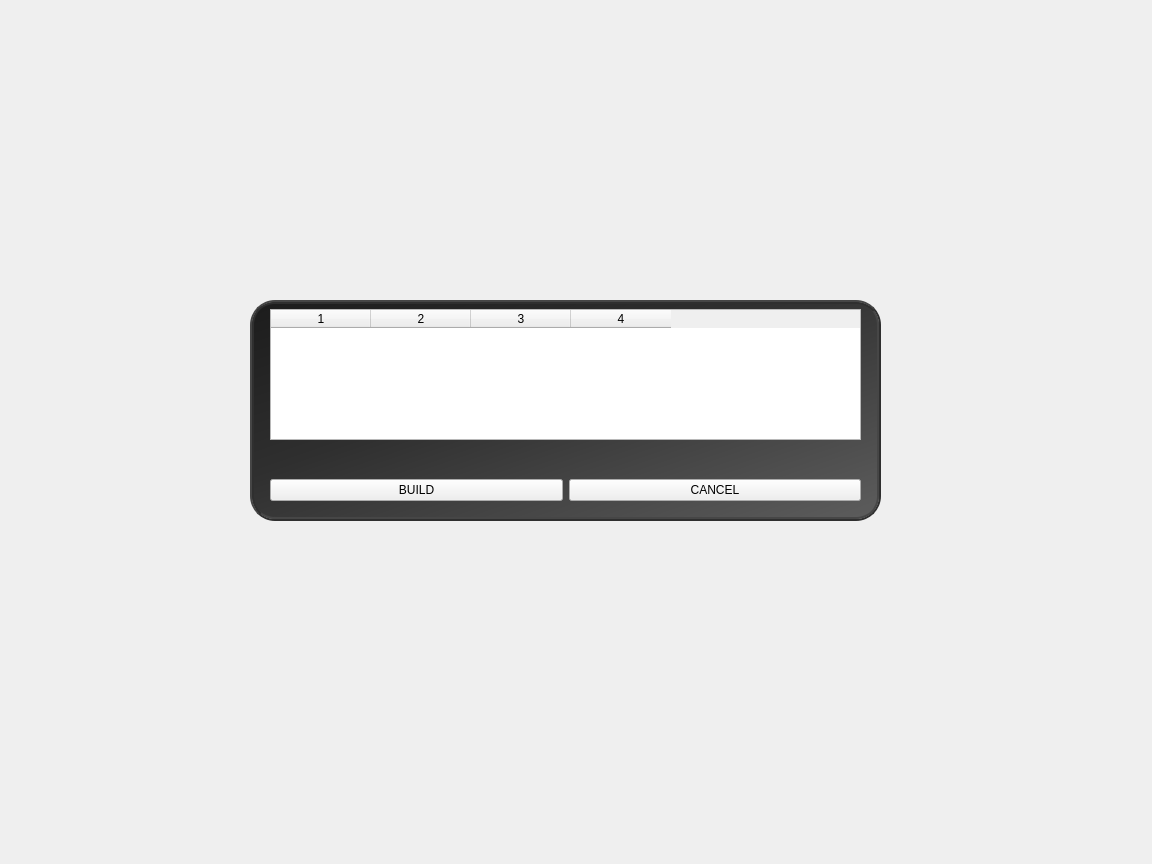
<?xml version="1.0" encoding="UTF-8"?>
<ui version="4.0">
 <class>build</class>
 <widget class="QWidget" name="build">
  <property name="geometry">
   <rect>
    <x>0</x>
    <y>0</y>
    <width>1152</width>
    <height>864</height>
   </rect>
  </property>
  <property name="windowTitle">
   <string>Form</string>
  </property>
  <widget class="QWidget" name="verticalLayoutWidget">
   <property name="geometry">
    <rect>
     <x>0</x>
     <y>0</y>
     <width>1131</width>
     <height>841</height>
    </rect>
   </property>
   <layout class="QGridLayout" name="gridLayout_2">
    <property name="leftMargin">
     <number>250</number>
    </property>
    <property name="topMargin">
     <number>300</number>
    </property>
    <property name="rightMargin">
     <number>250</number>
    </property>
    <property name="bottomMargin">
     <number>320</number>
    </property>
    <property name="spacing">
     <number>0</number>
    </property>
    <item row="2" column="0">
     <widget class="QFrame" name="frame">
      <property name="styleSheet">
       <string notr="true">#frame {border:4px ridge #2F2F2F; border-radius:25px; background-image:url(&quot;&quot;); background: qlineargradient(x1:0, y1:0, x2:1, y2:1, stop:0 #1C1C1C, stop: 0.4 #2F2F2F, stop:1 #5D5D5D)}

 QLineEdit{border-radius:5px; border:2px solid white}</string>
      </property>
      <property name="frameShape">
       <enum>QFrame::StyledPanel</enum>
      </property>
      <property name="frameShadow">
       <enum>QFrame::Raised</enum>
      </property>
      <widget class="QWidget" name="horizontalLayoutWidget">
       <property name="geometry">
        <rect>
         <x>20</x>
         <y>170</y>
         <width>591</width>
         <height>41</height>
        </rect>
       </property>
       <layout class="QHBoxLayout" name="horizontalLayout">
        <item>
         <widget class="QPushButton" name="buildButton">
          <property name="text">
           <string>BUILD</string>
          </property>
         </widget>
        </item>
        <item>
         <widget class="QPushButton" name="cancelButton">
          <property name="text">
           <string>CANCEL</string>
          </property>
         </widget>
        </item>
       </layout>
      </widget>
      <widget class="QWidget" name="horizontalLayoutWidget_2">
       <property name="geometry">
        <rect>
         <x>20</x>
         <y>9</y>
         <width>591</width>
         <height>131</height>
        </rect>
       </property>
       <layout class="QHBoxLayout" name="horizontalLayout_2">
        <property name="spacing">
         <number>0</number>
        </property>
        <item>
         <widget class="QTableWidget" name="tableWidget">
          <property name="alternatingRowColors">
           <bool>true</bool>
          </property>
          <property name="selectionBehavior">
           <enum>QAbstractItemView::SelectRows</enum>
          </property>
          <property name="iconSize">
           <size>
            <width>0</width>
            <height>0</height>
           </size>
          </property>
          <property name="showGrid">
           <bool>false</bool>
          </property>
          <property name="gridStyle">
           <enum>Qt::CustomDashLine</enum>
          </property>
          <property name="rowCount">
           <number>0</number>
          </property>
          <property name="columnCount">
           <number>4</number>
          </property>
          <attribute name="horizontalHeaderShowSortIndicator" stdset="0">
           <bool>false</bool>
          </attribute>
          <column/>
          <column/>
          <column/>
          <column/>
         </widget>
        </item>
       </layout>
      </widget>
      <widget class="QLabel" name="errorLabel">
       <property name="geometry">
        <rect>
         <x>20</x>
         <y>140</y>
         <width>591</width>
         <height>31</height>
        </rect>
       </property>
       <property name="styleSheet">
        <string notr="true">QLabel { color : red;}</string>
       </property>
       <property name="text">
        <string/>
       </property>
      </widget>
     </widget>
    </item>
   </layout>
  </widget>
 </widget>
 <resources/>
 <connections/>
</ui>
